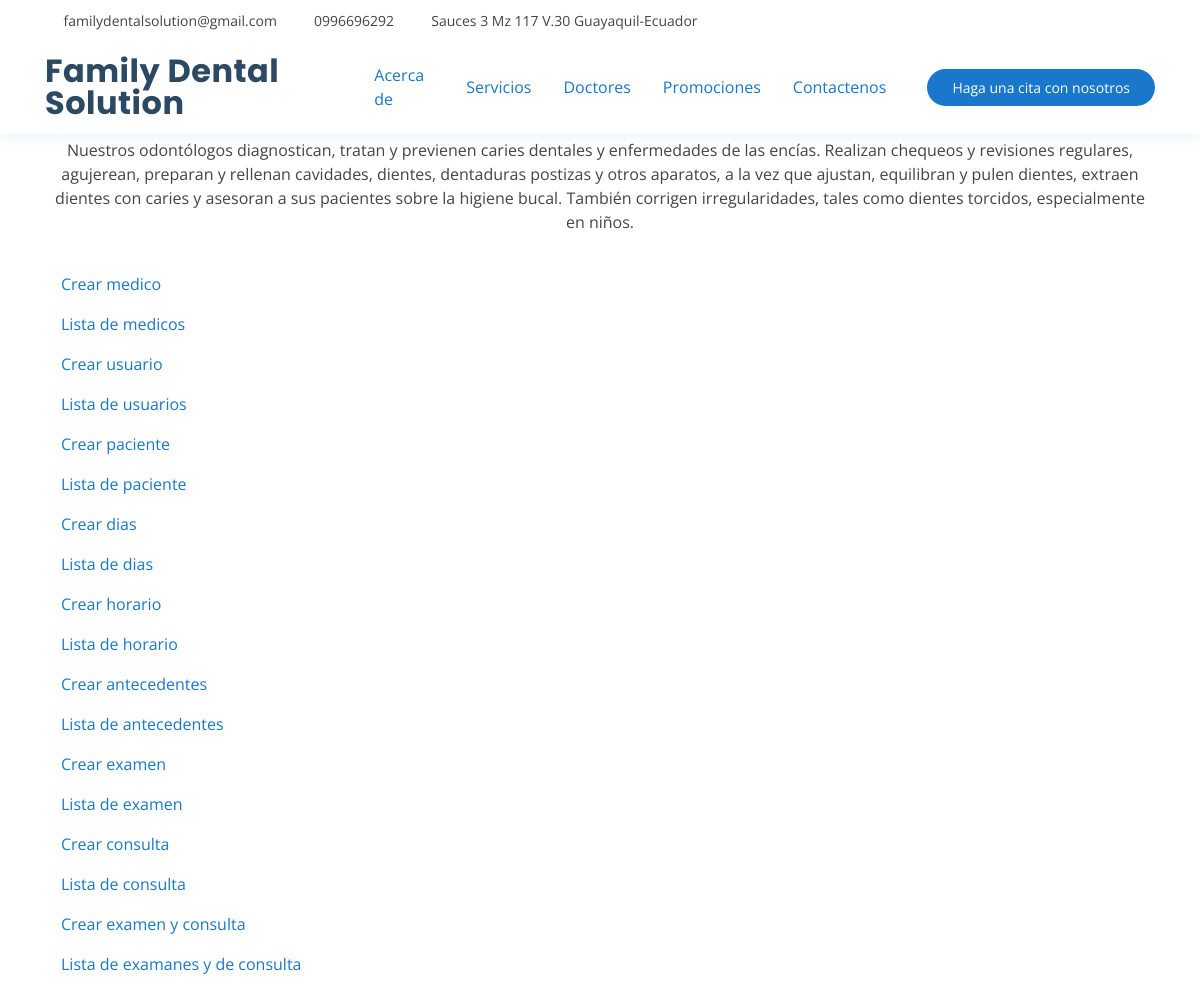
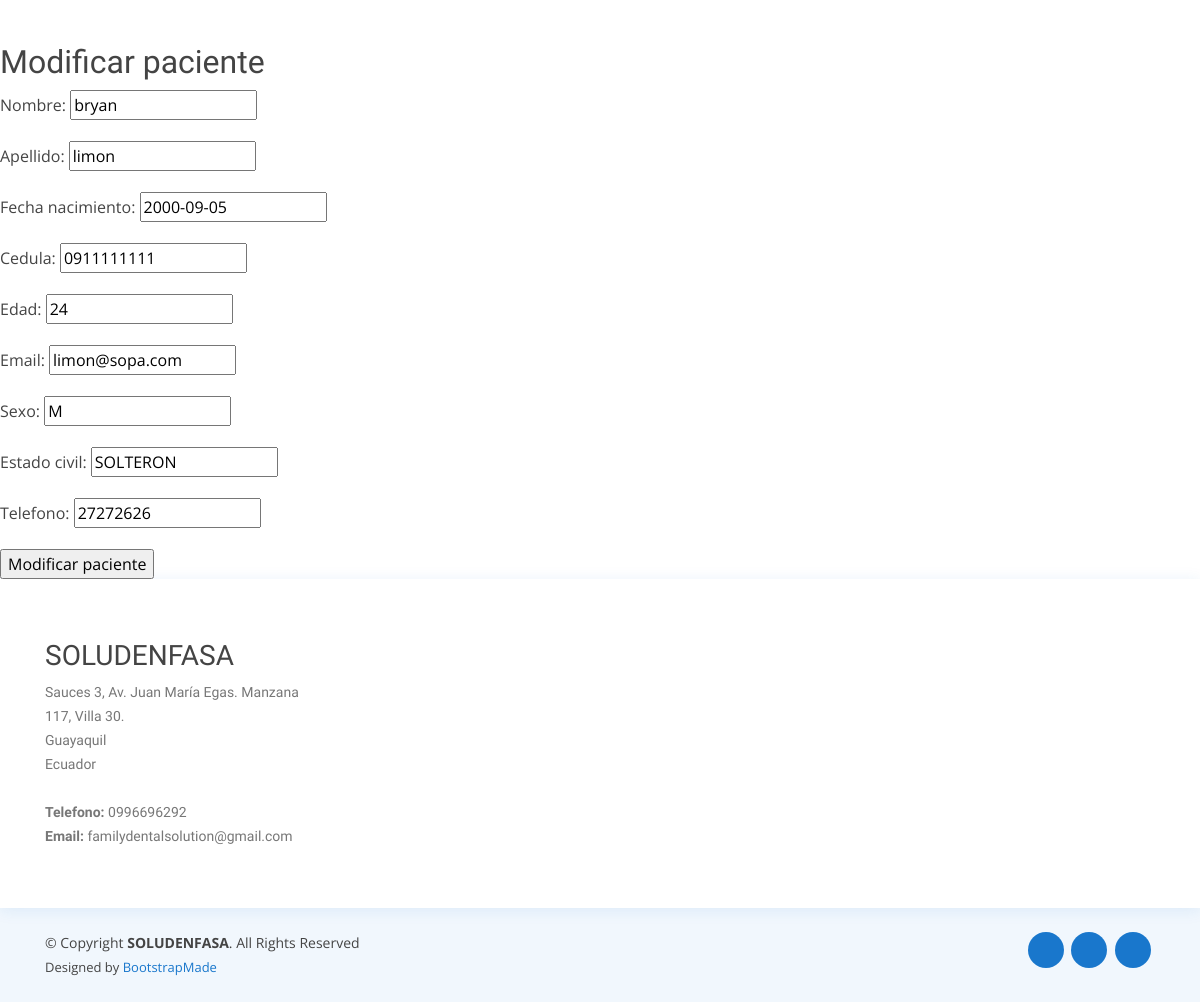
The app's page /medicos/modificarpaciente/2 with its own data (2 pictures, top to bottom).
### medicos/models.py (models this page shows, shortened)
class Paciente(models.Model):
    nombre = models.CharField(blank=False, max_length=200)
    apellido = models.CharField(max_length=200)
    fecha_nacimiento = models.DateField()
    cedula = models.CharField(max_length=13)
    edad = models.IntegerField()
    email = models.EmailField()
    sexo = models.CharField(max_length=1)
    estado_civil = models.CharField(max_length=20)
    telefono = models.CharField(max_length=10)
    created = models.DateTimeField(auto_now_add=True)
    updated = models.DateTimeField(auto_now=True)
    class Meta:
        db_table = "tr_paciente"
        verbose_name = "paciente"
        verbose_name_plural = "pacientes"

### medicos/views.py (the view)
# urls.py: path('modificarpaciente/<int:pk>', views.modificarpaciente, name="modificarpaciente"),
def modificarpaciente(request, pk, plantilla="modificarpaciente.html"):
    if request.method == "POST":
        paciente = get_object_or_404(Paciente, pk=pk)
        form = PacienteForm(request.POST or None, instance=paciente)
        if form.is_valid():
            form.save()
        return redirect('paciente')
    else:
        paciente = get_object_or_404(Paciente, pk=pk)
        form = PacienteForm(request.POST or None, instance=paciente)
    return render(request, plantilla, {'form': form})

### medicos/forms.py
class PacienteForm(forms.ModelForm):
    class Meta:
        model=Paciente
        fields=['nombre','apellido','fecha_nacimiento','cedula','edad','email','sexo','estado_civil','telefono']

### medicos/templates/modificarpaciente.html (shortened to what this page needs)
{% extends "doctores.html" %}
{% load static %}
{% block content %}
    <h2>Modificar paciente</h2>
    <form method="POST">
            {{ form.as_p }}
        <input type="submit" value="Modificar paciente" />
    </form>
{% endblock %}

### core/static/assets/css/style.css (style rules this page uses)
body { font-family: "Open Sans", sans-serif; color: #444444; }
h1, h2, h3, h4, h5, h6 { font-family: "Raleway", sans-serif; }

### records on screen
Paciente: nombre "bryan", apellido "limon", fecha_nacimiento "2000-09-05", cedula "0911111111", edad "24", email "limon@sopa.com", sexo "M", estado_civil "SOLTERON", telefono "27272626"
